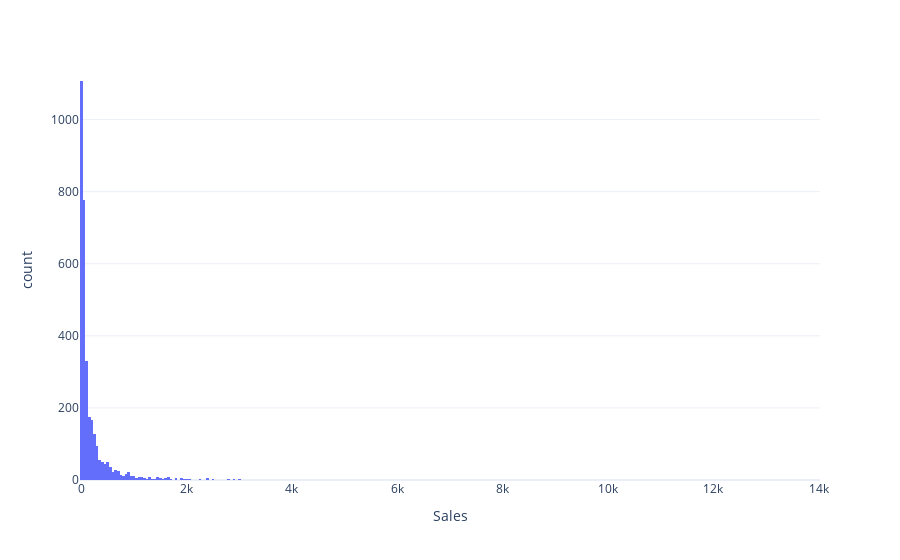

Notebook source saved alongside this figure:
### Code cell
# lets create a plot
fig = px.histogram(data,x='Sales',template = template_style)
fig.show()

### Figure 1 — Plotly figure (JSON) as saved in the notebook; plotly's stock layout.template omitted (floating-point values rounded to 4 significant figures; data arrays with more than 128 entries replaced by an {"elided": "..."} marker saying what was removed)
{"data": [{"alignmentgroup": "True", "bingroup": "x", "hovertemplate": "Sales=%{x}<br>count=%{y}<extra></extra>", "legendgroup": "", "marker": {"color": "#636efa"}, "name": "", "offsetgroup": "", "orientation": "v", "showlegend": false, "type": "histogram", "x": {"elided": "3312 float values"}, "xaxis": "x", "yaxis": "y"}], "layout": {"barmode": "relative", "legend": {"tracegroupgap": 0}, "margin": {"t": 60}, "xaxis": {"anchor": "y", "domain": [0, 1], "title": {"text": "Sales"}}, "yaxis": {"anchor": "x", "domain": [0, 1], "title": {"text": "count"}}}}
